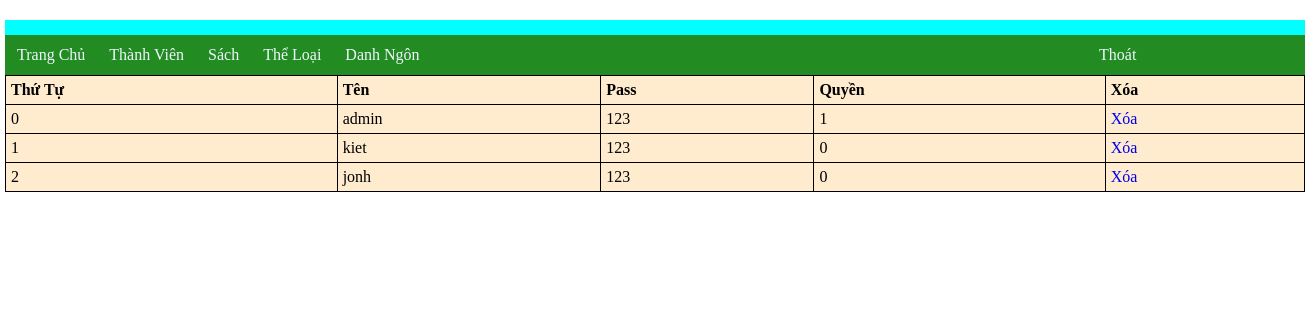
Page /admin/admin.php?pages=thanhvien on the committed database.
### tables this page shows
CREATE TABLE `taikhoan` (
  `idtk` int(11) NOT NULL,
  `tentk` varchar(100) NOT NULL,
  `pass` varchar(100) NOT NULL,
  `quyen` int(11) DEFAULT NULL
);

### admin/admin_funs.php (called while the page is built, shortened)
<?php
function getsql($connect, $sql){
	$resul = mysqli_query($connect, $sql);
	$data = array();
	while ($row = mysqli_fetch_assoc($resul)) {
		$data[] = $row;
	}
	return $data;
}
?>

### admin/thanhvien.php (the view, shortened to what this page needs)
<?php
$sql = "SELECT * FROM taikhoan ;";
$thanhvien = getsql($conn, $sql);
?>
<table cellpadding='0' cellspacing='0'>
  <tr>
    <th>Thứ Tự</th>
    <th>Tên</th>
    <th>Pass</th>
    <th>Quyền</th>
    <th>Xóa</th>
  </tr>
    <?php
        foreach ($thanhvien as $key => $value)
        {
          echo '<tr>
                  <td>'.$key.'</td>
                  <td>'.$value['tentk'].'</td>
                  <td>'.$value['pass'].'</td>
                  <td>'.$value['quyen'].'</td>
                  <td><a href="admin.php?pages=thanhvien&del='.$value['tentk'].'">Xóa</a></td>
                </tr>' ;
        }
    ?>

### css/admin.css (style rules this page uses)
* { padding: 0; margin: 0; box-sizing: border-box; text-decoration: none; list-style-type: none; }
body { height: 3000px; }
table, td, th { border: 1px solid rgb(0, 0, 0); text-align: left; }
table { border-collapse: collapse; width: 100%; background-color: blanchedalmond; }
th, td { padding: 5px; }

### rows in the picture
taikhoan: key "0", tentk "admin", pass "123", quyen "1"
taikhoan: key "1", tentk "kiet", pass "123", quyen "0"
taikhoan: key "2", tentk "jonh", pass "123", quyen "0"
